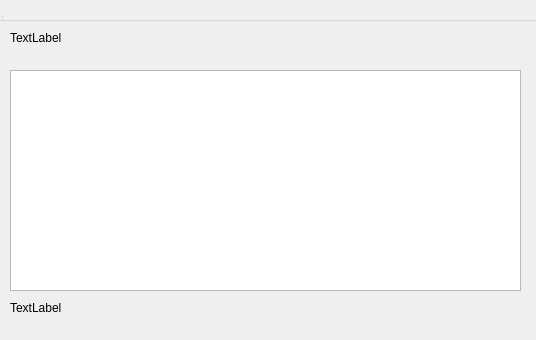
<?xml version="1.0" encoding="UTF-8"?>
<ui version="4.0">
 <class>MainWindow</class>
 <widget class="QDialog" name="MainWindow">
  <property name="geometry">
   <rect>
    <x>0</x>
    <y>0</y>
    <width>536</width>
    <height>340</height>
   </rect>
  </property>
  <property name="windowTitle">
   <string>MainWindow</string>
  </property>
  <widget class="QWidget" name="centralwidget" native="true">
   <property name="geometry">
    <rect>
     <x>0</x>
     <y>0</y>
     <width>541</width>
     <height>301</height>
    </rect>
   </property>
   <widget class="QTableWidget" name="products">
    <property name="geometry">
     <rect>
      <x>10</x>
      <y>70</y>
      <width>511</width>
      <height>221</height>
     </rect>
    </property>
   </widget>
   <widget class="QLabel" name="filial_id">
    <property name="geometry">
     <rect>
      <x>10</x>
      <y>30</y>
      <width>331</width>
      <height>16</height>
     </rect>
    </property>
    <property name="text">
     <string>TextLabel</string>
    </property>
   </widget>
  </widget>
  <widget class="QMenuBar" name="menubar">
   <property name="geometry">
    <rect>
     <x>0</x>
     <y>0</y>
     <width>536</width>
     <height>21</height>
    </rect>
   </property>
  </widget>
  <widget class="QStatusBar" name="statusbar">
   <property name="geometry">
    <rect>
     <x>0</x>
     <y>0</y>
     <width>3</width>
     <height>22</height>
    </rect>
   </property>
  </widget>
  <widget class="QLabel" name="all_sum">
   <property name="geometry">
    <rect>
     <x>10</x>
     <y>300</y>
     <width>191</width>
     <height>16</height>
    </rect>
   </property>
   <property name="text">
    <string>TextLabel</string>
   </property>
  </widget>
 </widget>
 <resources/>
 <connections/>
</ui>
